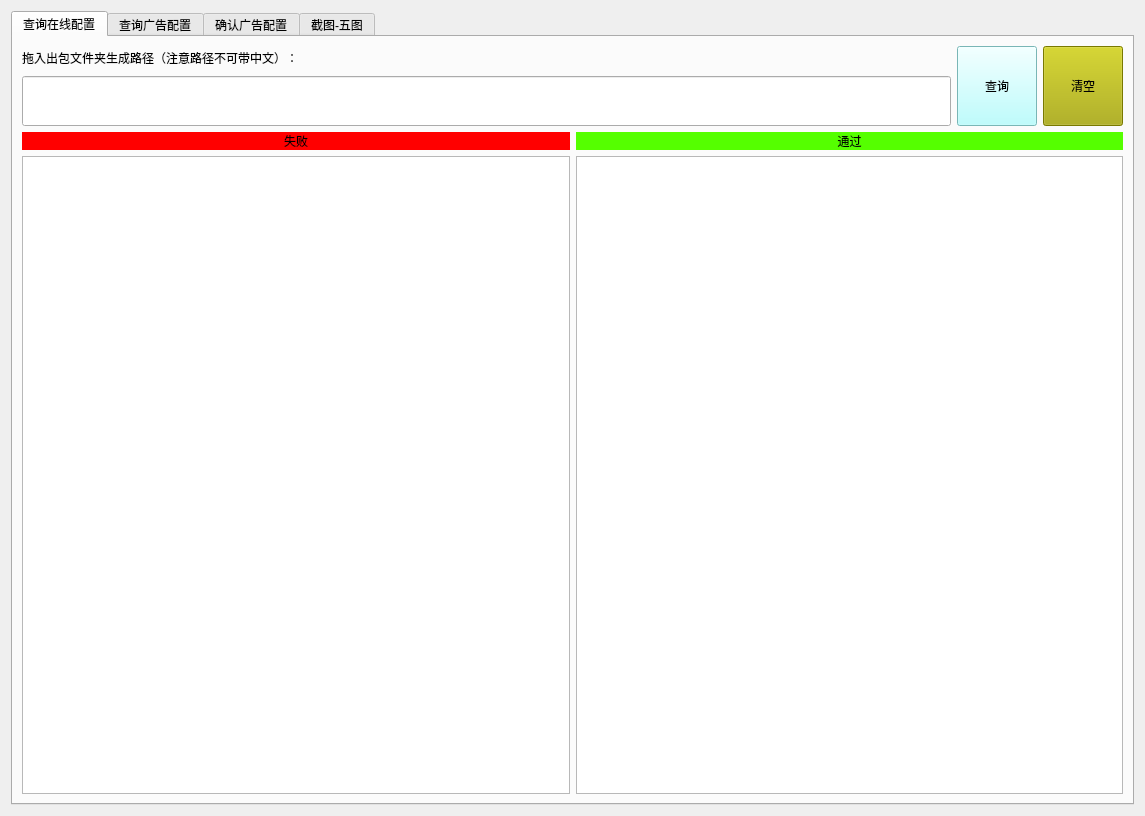
<?xml version="1.0" encoding="UTF-8"?>
<ui version="4.0">
 <class>Form</class>
 <widget class="QWidget" name="Form">
  <property name="geometry">
   <rect>
    <x>0</x>
    <y>0</y>
    <width>1143</width>
    <height>816</height>
   </rect>
  </property>
  <property name="maximumSize">
   <size>
    <width>16777215</width>
    <height>16777215</height>
   </size>
  </property>
  <property name="windowTitle">
   <string>查询配置</string>
  </property>
  <property name="windowIcon">
   <iconset>
    <normaloff>C:/Users/Administrator/ad_online_merge/搜索_爱给网_aigei_com.png</normaloff>C:/Users/Administrator/ad_online_merge/搜索_爱给网_aigei_com.png</iconset>
  </property>
  <layout class="QVBoxLayout" name="verticalLayout_16">
   <item>
    <widget class="QTabWidget" name="tabWidget">
     <property name="minimumSize">
      <size>
       <width>0</width>
       <height>0</height>
      </size>
     </property>
     <property name="maximumSize">
      <size>
       <width>16777215</width>
       <height>16777215</height>
      </size>
     </property>
     <property name="currentIndex">
      <number>0</number>
     </property>
     <widget class="QWidget" name="online">
      <attribute name="title">
       <string>查询在线配置</string>
      </attribute>
      <layout class="QVBoxLayout" name="verticalLayout_15">
       <item>
        <layout class="QHBoxLayout" name="horizontalLayout_5">
         <item>
          <layout class="QVBoxLayout" name="verticalLayout_11">
           <item>
            <widget class="QLabel" name="label">
             <property name="styleSheet">
              <string notr="true">font: 14pt &quot;幼圆&quot;;</string>
             </property>
             <property name="text">
              <string>拖入出包文件夹生成路径（注意路径不可带中文）：</string>
             </property>
            </widget>
           </item>
           <item>
            <widget class="QLineEdit" name="line_apkdir_path">
             <property name="minimumSize">
              <size>
               <width>0</width>
               <height>50</height>
              </size>
             </property>
             <property name="styleSheet">
              <string notr="true">font: 14pt &quot;华文细黑&quot;;</string>
             </property>
             <property name="text">
              <string/>
             </property>
            </widget>
           </item>
          </layout>
         </item>
         <item>
          <widget class="QPushButton" name="select_online">
           <property name="minimumSize">
            <size>
             <width>0</width>
             <height>80</height>
            </size>
           </property>
           <property name="styleSheet">
            <string notr="true">font: 20pt &quot;幼圆&quot;;
background-color: rgb(170, 255, 255);</string>
           </property>
           <property name="text">
            <string>查询</string>
           </property>
           <property name="icon">
            <iconset>
             <normaloff>C:/Users/AeFun_script/test-demo/sscom.ico</normaloff>C:/Users/AeFun_script/test-demo/sscom.ico</iconset>
           </property>
           <property name="iconSize">
            <size>
             <width>32</width>
             <height>32</height>
            </size>
           </property>
          </widget>
         </item>
         <item>
          <widget class="QPushButton" name="clean_online_text">
           <property name="minimumSize">
            <size>
             <width>0</width>
             <height>80</height>
            </size>
           </property>
           <property name="styleSheet">
            <string notr="true">font: 20pt &quot;幼圆&quot;;
background-color: rgb(170, 170, 0);</string>
           </property>
           <property name="text">
            <string>清空</string>
           </property>
           <property name="icon">
            <iconset>
             <normaloff>C:/Users/ico储存/厕洗卫设备-垃圾桶-1_爱给网_aigei_com.png</normaloff>C:/Users/ico储存/厕洗卫设备-垃圾桶-1_爱给网_aigei_com.png</iconset>
           </property>
           <property name="iconSize">
            <size>
             <width>32</width>
             <height>32</height>
            </size>
           </property>
          </widget>
         </item>
        </layout>
       </item>
       <item>
        <layout class="QHBoxLayout" name="horizontalLayout_9">
         <item>
          <layout class="QVBoxLayout" name="verticalLayout_13">
           <item>
            <widget class="QLabel" name="label_3">
             <property name="styleSheet">
              <string notr="true">background-color: rgb(255, 0, 0);
font: 14pt &quot;微软雅黑&quot;;</string>
             </property>
             <property name="text">
              <string>失败</string>
             </property>
             <property name="alignment">
              <set>Qt::AlignCenter</set>
             </property>
            </widget>
           </item>
           <item>
            <widget class="QTextBrowser" name="fail_cfg">
             <property name="styleSheet">
              <string notr="true">font: 14pt &quot;幼圆&quot;;</string>
             </property>
             <property name="html">
              <string>&lt;!DOCTYPE HTML PUBLIC &quot;-//W3C//DTD HTML 4.0//EN&quot; &quot;http://www.w3.org/TR/REC-html40/strict.dtd&quot;&gt;
&lt;html&gt;&lt;head&gt;&lt;meta name=&quot;qrichtext&quot; content=&quot;1&quot; /&gt;&lt;style type=&quot;text/css&quot;&gt;
p, li { white-space: pre-wrap; }
&lt;/style&gt;&lt;/head&gt;&lt;body style=&quot; font-family:'幼圆'; font-size:14pt; font-weight:400; font-style:normal;&quot;&gt;
&lt;p style=&quot;-qt-paragraph-type:empty; margin-top:0px; margin-bottom:0px; margin-left:0px; margin-right:0px; -qt-block-indent:0; text-indent:0px;&quot;&gt;&lt;br /&gt;&lt;/p&gt;&lt;/body&gt;&lt;/html&gt;</string>
             </property>
            </widget>
           </item>
          </layout>
         </item>
         <item>
          <layout class="QVBoxLayout" name="verticalLayout_14">
           <item>
            <widget class="QLabel" name="label_4">
             <property name="styleSheet">
              <string notr="true">background-color: rgb(85, 255, 0);
font: 14pt &quot;微软雅黑&quot;;</string>
             </property>
             <property name="frameShadow">
              <enum>QFrame::Plain</enum>
             </property>
             <property name="text">
              <string>通过</string>
             </property>
             <property name="alignment">
              <set>Qt::AlignCenter</set>
             </property>
            </widget>
           </item>
           <item>
            <widget class="QTextBrowser" name="suc_cfg">
             <property name="styleSheet">
              <string notr="true">font: 14pt &quot;幼圆&quot;;</string>
             </property>
            </widget>
           </item>
          </layout>
         </item>
        </layout>
       </item>
      </layout>
     </widget>
     <widget class="QWidget" name="adcfg">
      <attribute name="title">
       <string>查询广告配置</string>
      </attribute>
      <layout class="QVBoxLayout" name="verticalLayout_25" stretch="0,2,6">
       <item>
        <layout class="QHBoxLayout" name="horizontalLayout_10" stretch="1,3,1,3,5,5">
         <item>
          <widget class="QLabel" name="label_2">
           <property name="styleSheet">
            <string notr="true">font: 14pt &quot;幼圆&quot;;</string>
           </property>
           <property name="text">
            <string>项目id：</string>
           </property>
          </widget>
         </item>
         <item>
          <widget class="QLineEdit" name="prid">
           <property name="minimumSize">
            <size>
             <width>0</width>
             <height>50</height>
            </size>
           </property>
           <property name="styleSheet">
            <string notr="true">font: 12pt &quot;微软雅黑&quot;;</string>
           </property>
          </widget>
         </item>
         <item>
          <widget class="QLabel" name="label_6">
           <property name="styleSheet">
            <string notr="true">font: 14pt &quot;幼圆&quot;;</string>
           </property>
           <property name="text">
            <string>渠道：</string>
           </property>
          </widget>
         </item>
         <item>
          <widget class="QLineEdit" name="app_chan">
           <property name="minimumSize">
            <size>
             <width>0</width>
             <height>50</height>
            </size>
           </property>
           <property name="styleSheet">
            <string notr="true">font: 12pt &quot;微软雅黑&quot;;</string>
           </property>
          </widget>
         </item>
         <item>
          <widget class="QPushButton" name="select_ad">
           <property name="minimumSize">
            <size>
             <width>0</width>
             <height>80</height>
            </size>
           </property>
           <property name="styleSheet">
            <string notr="true">background-color: rgb(170, 255, 255);
font: 24pt &quot;幼圆&quot;;</string>
           </property>
           <property name="text">
            <string>查询</string>
           </property>
           <property name="icon">
            <iconset>
             <normaloff>C:/Users/AeFun_script/test-demo/sscom.ico</normaloff>C:/Users/AeFun_script/test-demo/sscom.ico</iconset>
           </property>
           <property name="iconSize">
            <size>
             <width>24</width>
             <height>24</height>
            </size>
           </property>
          </widget>
         </item>
         <item>
          <widget class="QPushButton" name="clean_ad_text">
           <property name="minimumSize">
            <size>
             <width>0</width>
             <height>80</height>
            </size>
           </property>
           <property name="styleSheet">
            <string notr="true">color: rgb(255, 255, 127);
background-color: rgb(140, 0, 0);
font: 24pt &quot;幼圆&quot;;</string>
           </property>
           <property name="text">
            <string>清空</string>
           </property>
           <property name="icon">
            <iconset>
             <normaloff>C:/Users/ico储存/厕洗卫设备-垃圾桶-1_爱给网_aigei_com.png</normaloff>C:/Users/ico储存/厕洗卫设备-垃圾桶-1_爱给网_aigei_com.png</iconset>
           </property>
           <property name="iconSize">
            <size>
             <width>24</width>
             <height>24</height>
            </size>
           </property>
          </widget>
         </item>
        </layout>
       </item>
       <item>
        <layout class="QHBoxLayout" name="horizontalLayout_11">
         <item>
          <layout class="QVBoxLayout" name="verticalLayout_17">
           <item>
            <widget class="QLabel" name="label_7">
             <property name="styleSheet">
              <string notr="true">font: 12pt &quot;微软雅黑&quot;;</string>
             </property>
             <property name="text">
              <string>all分组：</string>
             </property>
            </widget>
           </item>
           <item>
            <widget class="QTextBrowser" name="all_text">
             <property name="styleSheet">
              <string notr="true">font: 10pt &quot;微软雅黑&quot;;</string>
             </property>
            </widget>
           </item>
          </layout>
         </item>
         <item>
          <layout class="QVBoxLayout" name="verticalLayout_19">
           <item>
            <widget class="QLabel" name="label_8">
             <property name="styleSheet">
              <string notr="true">font: 12pt &quot;微软雅黑&quot;;</string>
             </property>
             <property name="text">
              <string>1066A_A分组：</string>
             </property>
            </widget>
           </item>
           <item>
            <widget class="QTextBrowser" name="A_text">
             <property name="styleSheet">
              <string notr="true">font: 10pt &quot;微软雅黑&quot;;</string>
             </property>
            </widget>
           </item>
          </layout>
         </item>
         <item>
          <layout class="QVBoxLayout" name="verticalLayout_18">
           <item>
            <widget class="QLabel" name="label_9">
             <property name="styleSheet">
              <string notr="true">font: 12pt &quot;微软雅黑&quot;;</string>
             </property>
             <property name="text">
              <string>1066B_B分组：</string>
             </property>
            </widget>
           </item>
           <item>
            <widget class="QTextBrowser" name="B_text">
             <property name="styleSheet">
              <string notr="true">font: 10pt &quot;微软雅黑&quot;;</string>
             </property>
            </widget>
           </item>
          </layout>
         </item>
         <item>
          <layout class="QVBoxLayout" name="verticalLayout_20">
           <item>
            <widget class="QLabel" name="label_10">
             <property name="styleSheet">
              <string notr="true">font: 12pt &quot;微软雅黑&quot;;</string>
             </property>
             <property name="text">
              <string>1066C_C分组：</string>
             </property>
            </widget>
           </item>
           <item>
            <widget class="QTextBrowser" name="C_text">
             <property name="styleSheet">
              <string notr="true">font: 10pt &quot;微软雅黑&quot;;</string>
             </property>
            </widget>
           </item>
          </layout>
         </item>
        </layout>
       </item>
       <item>
        <widget class="QTabWidget" name="tabWidget_2">
         <property name="minimumSize">
          <size>
           <width>1101</width>
           <height>0</height>
          </size>
         </property>
         <property name="maximumSize">
          <size>
           <width>16777215</width>
           <height>16777215</height>
          </size>
         </property>
         <property name="currentIndex">
          <number>0</number>
         </property>
         <widget class="QWidget" name="tab">
          <attribute name="title">
           <string>广告位</string>
          </attribute>
          <layout class="QVBoxLayout" name="verticalLayout_26">
           <item>
            <layout class="QHBoxLayout" name="horizontalLayout_12">
             <item>
              <layout class="QVBoxLayout" name="verticalLayout_21">
               <item>
                <widget class="QLabel" name="label_11">
                 <property name="styleSheet">
                  <string notr="true">font: 12pt &quot;幼圆&quot;;</string>
                 </property>
                 <property name="text">
                  <string>已配置的开屏广告位：</string>
                 </property>
                </widget>
               </item>
               <item>
                <widget class="QTextBrowser" name="splash_cfg_text">
                 <property name="styleSheet">
                  <string notr="true">font: 12pt &quot;微软雅黑&quot;;</string>
                 </property>
                </widget>
               </item>
              </layout>
             </item>
             <item>
              <layout class="QVBoxLayout" name="verticalLayout_22">
               <item>
                <widget class="QLabel" name="label_12">
                 <property name="styleSheet">
                  <string notr="true">font: 12pt &quot;幼圆&quot;;</string>
                 </property>
                 <property name="text">
                  <string>已配置的信息流广告位：</string>
                 </property>
                </widget>
               </item>
               <item>
                <widget class="QTextBrowser" name="msg_cfg_text">
                 <property name="styleSheet">
                  <string notr="true">font: 12pt &quot;微软雅黑&quot;;</string>
                 </property>
                </widget>
               </item>
              </layout>
             </item>
             <item>
              <layout class="QVBoxLayout" name="verticalLayout_23">
               <item>
                <widget class="QLabel" name="label_13">
                 <property name="styleSheet">
                  <string notr="true">font: 12pt &quot;幼圆&quot;;</string>
                 </property>
                 <property name="text">
                  <string>已配置的插屏广告位：</string>
                 </property>
                </widget>
               </item>
               <item>
                <widget class="QTextBrowser" name="plaque_cfg_text">
                 <property name="styleSheet">
                  <string notr="true">font: 12pt &quot;微软雅黑&quot;;</string>
                 </property>
                </widget>
               </item>
              </layout>
             </item>
             <item>
              <layout class="QVBoxLayout" name="verticalLayout_24">
               <item>
                <widget class="QLabel" name="label_14">
                 <property name="styleSheet">
                  <string notr="true">font: 12pt &quot;幼圆&quot;;</string>
                 </property>
                 <property name="text">
                  <string>已配置的视频广告位：</string>
                 </property>
                </widget>
               </item>
               <item>
                <widget class="QTextBrowser" name="video_cfg_text">
                 <property name="styleSheet">
                  <string notr="true">font: 12pt &quot;微软雅黑&quot;;</string>
                 </property>
                </widget>
               </item>
              </layout>
             </item>
            </layout>
           </item>
          </layout>
         </widget>
         <widget class="QWidget" name="tab_2">
          <attribute name="title">
           <string>广告源</string>
          </attribute>
          <layout class="QVBoxLayout" name="verticalLayout_31">
           <item>
            <layout class="QHBoxLayout" name="horizontalLayout_13">
             <item>
              <layout class="QVBoxLayout" name="verticalLayout_27">
               <item>
                <widget class="QLabel" name="label_15">
                 <property name="styleSheet">
                  <string notr="true">font: 12pt &quot;幼圆&quot;;</string>
                 </property>
                 <property name="text">
                  <string>已配置的开屏广告源：</string>
                 </property>
                </widget>
               </item>
               <item>
                <widget class="QTextBrowser" name="splash_source_text">
                 <property name="styleSheet">
                  <string notr="true">font: 12pt &quot;微软雅黑&quot;;</string>
                 </property>
                </widget>
               </item>
              </layout>
             </item>
             <item>
              <layout class="QVBoxLayout" name="verticalLayout_28">
               <item>
                <widget class="QLabel" name="label_16">
                 <property name="styleSheet">
                  <string notr="true">font: 12pt &quot;幼圆&quot;;</string>
                 </property>
                 <property name="text">
                  <string>已配置的信息流广告源：</string>
                 </property>
                </widget>
               </item>
               <item>
                <widget class="QTextBrowser" name="msg_source_text">
                 <property name="styleSheet">
                  <string notr="true">font: 12pt &quot;微软雅黑&quot;;</string>
                 </property>
                </widget>
               </item>
              </layout>
             </item>
             <item>
              <layout class="QVBoxLayout" name="verticalLayout_30">
               <item>
                <widget class="QLabel" name="label_18">
                 <property name="styleSheet">
                  <string notr="true">font: 12pt &quot;幼圆&quot;;</string>
                 </property>
                 <property name="text">
                  <string>已配置的插屏广告源：</string>
                 </property>
                </widget>
               </item>
               <item>
                <widget class="QTextBrowser" name="plaque_source_text">
                 <property name="styleSheet">
                  <string notr="true">font: 12pt &quot;微软雅黑&quot;;</string>
                 </property>
                </widget>
               </item>
              </layout>
             </item>
             <item>
              <layout class="QVBoxLayout" name="verticalLayout_29">
               <item>
                <widget class="QLabel" name="label_17">
                 <property name="styleSheet">
                  <string notr="true">font: 12pt &quot;幼圆&quot;;</string>
                 </property>
                 <property name="text">
                  <string>已配置的视频广告源：</string>
                 </property>
                </widget>
               </item>
               <item>
                <widget class="QTextBrowser" name="video_source_text">
                 <property name="styleSheet">
                  <string notr="true">font: 12pt &quot;微软雅黑&quot;;</string>
                 </property>
                </widget>
               </item>
              </layout>
             </item>
            </layout>
           </item>
          </layout>
         </widget>
        </widget>
       </item>
      </layout>
     </widget>
     <widget class="QWidget" name="than_cfg">
      <attribute name="title">
       <string>确认广告配置</string>
      </attribute>
      <layout class="QVBoxLayout" name="verticalLayout_36">
       <item>
        <layout class="QHBoxLayout" name="horizontalLayout_17" stretch="6,4">
         <item>
          <layout class="QVBoxLayout" name="verticalLayout_32">
           <item>
            <layout class="QHBoxLayout" name="horizontalLayout_14">
             <item>
              <widget class="QLabel" name="label_19">
               <property name="styleSheet">
                <string notr="true">font: 14pt &quot;幼圆&quot;;</string>
               </property>
               <property name="text">
                <string>项目id：</string>
               </property>
              </widget>
             </item>
             <item>
              <widget class="QLineEdit" name="prid_2">
               <property name="minimumSize">
                <size>
                 <width>0</width>
                 <height>50</height>
                </size>
               </property>
               <property name="styleSheet">
                <string notr="true">font: 12pt &quot;微软雅黑&quot;;</string>
               </property>
              </widget>
             </item>
             <item>
              <widget class="QLabel" name="label_20">
               <property name="styleSheet">
                <string notr="true">font: 14pt &quot;幼圆&quot;;</string>
               </property>
               <property name="text">
                <string>渠道：</string>
               </property>
              </widget>
             </item>
             <item>
              <widget class="QLineEdit" name="app_chan_2">
               <property name="minimumSize">
                <size>
                 <width>0</width>
                 <height>50</height>
                </size>
               </property>
               <property name="styleSheet">
                <string notr="true">font: 12pt &quot;微软雅黑&quot;;</string>
               </property>
              </widget>
             </item>
            </layout>
           </item>
           <item>
            <layout class="QHBoxLayout" name="horizontalLayout_15">
             <item>
              <widget class="QLabel" name="label_25">
               <property name="styleSheet">
                <string notr="true">font: 14pt &quot;幼圆&quot;;</string>
               </property>
               <property name="text">
                <string>出包备注：</string>
               </property>
              </widget>
             </item>
             <item>
              <widget class="QLineEdit" name="package_info">
               <property name="minimumSize">
                <size>
                 <width>0</width>
                 <height>50</height>
                </size>
               </property>
               <property name="styleSheet">
                <string notr="true">font: 14pt &quot;微软雅黑&quot;;</string>
               </property>
               <property name="text">
                <string/>
               </property>
              </widget>
             </item>
            </layout>
           </item>
          </layout>
         </item>
         <item>
          <layout class="QHBoxLayout" name="horizontalLayout_16">
           <item>
            <widget class="QPushButton" name="select_ad_2">
             <property name="minimumSize">
              <size>
               <width>0</width>
               <height>80</height>
              </size>
             </property>
             <property name="styleSheet">
              <string notr="true">background-color: rgb(170, 255, 255);
font: 24pt &quot;幼圆&quot;;</string>
             </property>
             <property name="text">
              <string>查询</string>
             </property>
             <property name="icon">
              <iconset>
               <normaloff>C:/Users/AeFun_script/test-demo/sscom.ico</normaloff>C:/Users/AeFun_script/test-demo/sscom.ico</iconset>
             </property>
             <property name="iconSize">
              <size>
               <width>24</width>
               <height>24</height>
              </size>
             </property>
            </widget>
           </item>
           <item>
            <widget class="QPushButton" name="clean_ad_text_2">
             <property name="minimumSize">
              <size>
               <width>0</width>
               <height>80</height>
              </size>
             </property>
             <property name="styleSheet">
              <string notr="true">color: rgb(255, 255, 127);
background-color: rgb(140, 0, 0);
font: 24pt &quot;幼圆&quot;;</string>
             </property>
             <property name="text">
              <string>清空</string>
             </property>
             <property name="icon">
              <iconset>
               <normaloff>C:/Users/ico储存/厕洗卫设备-垃圾桶-1_爱给网_aigei_com.png</normaloff>C:/Users/ico储存/厕洗卫设备-垃圾桶-1_爱给网_aigei_com.png</iconset>
             </property>
             <property name="iconSize">
              <size>
               <width>24</width>
               <height>24</height>
              </size>
             </property>
            </widget>
           </item>
          </layout>
         </item>
        </layout>
       </item>
       <item>
        <layout class="QHBoxLayout" name="horizontalLayout_18">
         <item>
          <layout class="QVBoxLayout" name="verticalLayout_33">
           <item>
            <widget class="QLabel" name="label_22">
             <property name="styleSheet">
              <string notr="true">font: 16pt &quot;幼圆&quot;;</string>
             </property>
             <property name="text">
              <string>匹配的广告位</string>
             </property>
             <property name="alignment">
              <set>Qt::AlignCenter</set>
             </property>
            </widget>
           </item>
           <item>
            <widget class="QTextBrowser" name="match_text">
             <property name="styleSheet">
              <string notr="true">font: 12pt &quot;微软雅黑&quot;;</string>
             </property>
            </widget>
           </item>
          </layout>
         </item>
         <item>
          <layout class="QVBoxLayout" name="verticalLayout_34">
           <item>
            <widget class="QLabel" name="label_23">
             <property name="styleSheet">
              <string notr="true">font: 16pt &quot;幼圆&quot;;</string>
             </property>
             <property name="text">
              <string>缺少的广告位</string>
             </property>
             <property name="alignment">
              <set>Qt::AlignCenter</set>
             </property>
            </widget>
           </item>
           <item>
            <widget class="QTextBrowser" name="lack_text">
             <property name="styleSheet">
              <string notr="true">font: 12pt &quot;微软雅黑&quot;;</string>
             </property>
            </widget>
           </item>
          </layout>
         </item>
         <item>
          <layout class="QVBoxLayout" name="verticalLayout_35">
           <item>
            <widget class="QLabel" name="label_24">
             <property name="styleSheet">
              <string notr="true">font: 16pt &quot;幼圆&quot;;</string>
             </property>
             <property name="text">
              <string>冗余的广告位</string>
             </property>
             <property name="alignment">
              <set>Qt::AlignCenter</set>
             </property>
            </widget>
           </item>
           <item>
            <widget class="QTextBrowser" name="tmr_text">
             <property name="styleSheet">
              <string notr="true">font: 12pt &quot;微软雅黑&quot;;</string>
             </property>
            </widget>
           </item>
          </layout>
         </item>
        </layout>
       </item>
      </layout>
     </widget>
     <widget class="QWidget" name="tab_3">
      <attribute name="title">
       <string>截图-五图</string>
      </attribute>
      <layout class="QVBoxLayout" name="verticalLayout_37" stretch="1,8">
       <item>
        <layout class="QHBoxLayout" name="horizontalLayout_3" stretch="1,9,1">
         <item>
          <widget class="QLabel" name="label_27">
           <property name="styleSheet">
            <string notr="true">font: 14pt &quot;微软雅黑&quot;;</string>
           </property>
           <property name="text">
            <string>创建五图文件夹</string>
           </property>
          </widget>
         </item>
         <item>
          <widget class="QLineEdit" name="dir_name_2">
           <property name="minimumSize">
            <size>
             <width>0</width>
             <height>50</height>
            </size>
           </property>
           <property name="styleSheet">
            <string notr="true">font: 14pt &quot;微软雅黑&quot;;</string>
           </property>
          </widget>
         </item>
         <item>
          <widget class="QPushButton" name="mkdir_dir_2">
           <property name="minimumSize">
            <size>
             <width>0</width>
             <height>50</height>
            </size>
           </property>
           <property name="text">
            <string>创建目录</string>
           </property>
          </widget>
         </item>
        </layout>
       </item>
       <item>
        <layout class="QHBoxLayout" name="horizontalLayout_4">
         <item>
          <layout class="QVBoxLayout" name="verticalLayout_6">
           <item>
            <widget class="QLabel" name="img6">
             <property name="text">
              <string>图片预览区</string>
             </property>
             <property name="textFormat">
              <enum>Qt::AutoText</enum>
             </property>
             <property name="alignment">
              <set>Qt::AlignCenter</set>
             </property>
            </widget>
           </item>
           <item>
            <widget class="QPushButton" name="scr1_2">
             <property name="text">
              <string>截图（1）</string>
             </property>
            </widget>
           </item>
          </layout>
         </item>
         <item>
          <layout class="QVBoxLayout" name="verticalLayout_7">
           <item>
            <widget class="QLabel" name="img2_2">
             <property name="text">
              <string>图片预览区</string>
             </property>
             <property name="alignment">
              <set>Qt::AlignCenter</set>
             </property>
            </widget>
           </item>
           <item>
            <widget class="QPushButton" name="scr2_2">
             <property name="text">
              <string>截图（2）</string>
             </property>
            </widget>
           </item>
          </layout>
         </item>
         <item>
          <layout class="QVBoxLayout" name="verticalLayout_8">
           <item>
            <widget class="QLabel" name="img3_2">
             <property name="text">
              <string>图片预览区</string>
             </property>
             <property name="alignment">
              <set>Qt::AlignCenter</set>
             </property>
            </widget>
           </item>
           <item>
            <widget class="QPushButton" name="scr3_2">
             <property name="text">
              <string>截图（3）</string>
             </property>
            </widget>
           </item>
          </layout>
         </item>
         <item>
          <layout class="QVBoxLayout" name="verticalLayout_9">
           <item>
            <widget class="QLabel" name="img4_2">
             <property name="text">
              <string>图片预览区</string>
             </property>
             <property name="alignment">
              <set>Qt::AlignCenter</set>
             </property>
            </widget>
           </item>
           <item>
            <widget class="QPushButton" name="scr4_2">
             <property name="text">
              <string>截图（4）</string>
             </property>
            </widget>
           </item>
          </layout>
         </item>
         <item>
          <layout class="QVBoxLayout" name="verticalLayout_10">
           <item>
            <widget class="QLabel" name="img5_2">
             <property name="text">
              <string>图片预览区</string>
             </property>
             <property name="alignment">
              <set>Qt::AlignCenter</set>
             </property>
            </widget>
           </item>
           <item>
            <widget class="QPushButton" name="scr5_2">
             <property name="text">
              <string>截图（5）</string>
             </property>
            </widget>
           </item>
          </layout>
         </item>
        </layout>
       </item>
      </layout>
     </widget>
    </widget>
   </item>
  </layout>
 </widget>
 <resources/>
 <connections/>
</ui>
